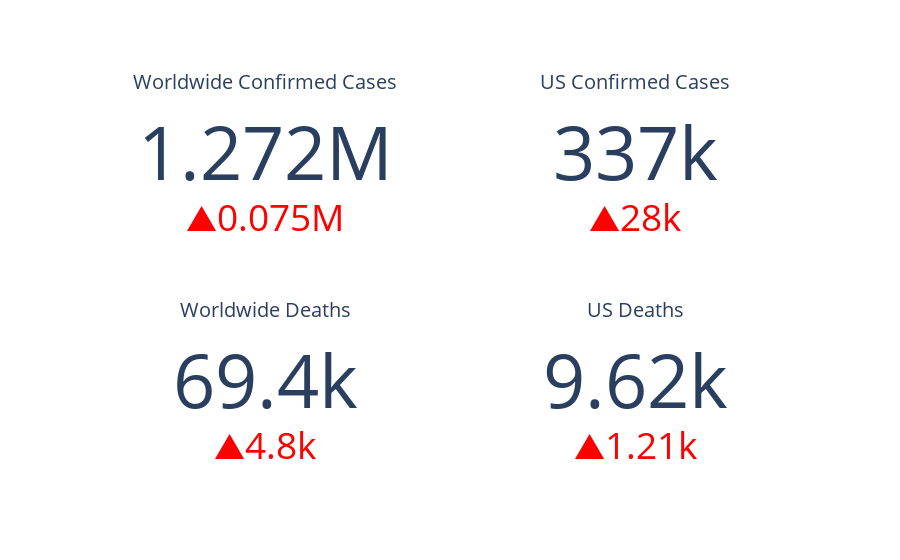

Write notebook code for a chart like this one.
### Markdown cell above
# Key Facts - World and US

### Code cell
trace1 = go.Indicator(
    mode = "number+delta",
    value = dfConfirmedGlobal.sum()[-1],
    delta = {'reference': dfConfirmedGlobal.sum()[-2], 
             'increasing':{'color':'red'},
             'decreasing':{'color':'green'}},
    title = {'text': "Worldwide Confirmed Cases"},
    domain = {'x': [0, 0.5], 'y': [0.6, 1]})

trace2 = go.Indicator(
    mode = "number+delta",
    value = dfConfirmedUSStates.sum()[-1],
    delta = {'reference': dfConfirmedUSStates.sum()[-2], 
             'increasing':{'color':'red'},
             'decreasing':{'color':'green'}},
    title = {'text': "US Confirmed Cases"},
    domain = {'x': [0.5, 1], 'y': [0.6, 1]})


trace5 = go.Indicator(
    mode = "number+delta",
    value = dfDeathsGlobal.sum()[-1],
    delta = {'reference': dfDeathsGlobal.sum()[-2], 
             'increasing':{'color':'red'},
             'decreasing':{'color':'green'}},
    title = {'text': "Worldwide Deaths"},
    domain = {'x': [0, 0.5], 'y': [0, 0.4]})

trace6 = go.Indicator(
    mode = "number+delta",
    value = dfDeathsUSStates.sum()[-1],
    delta = {'reference': dfDeathsUSStates.sum()[-2], 
             'increasing':{'color':'red'},
             'decreasing':{'color':'green'}},
    title = {'text': "US Deaths"},
    domain = {'x': [0.5, 1], 'y': [0, 0.4]})

data = [trace1, trace2, trace5, trace6]
py.iplot(dict(data=data))

### Figure 1 — Plotly figure (JSON) as saved in the notebook; plotly's stock layout.template omitted (floating-point values rounded to 4 significant figures)
{"data": [{"delta": {"decreasing": {"color": "green"}, "increasing": {"color": "red"}, "reference": 1197405}, "domain": {"x": [0, 0.5], "y": [0.6, 1]}, "mode": "number+delta", "title": {"text": "Worldwide Confirmed Cases"}, "type": "indicator", "value": 1272115}, {"delta": {"decreasing": {"color": "green"}, "increasing": {"color": "red"}, "reference": 308845}, "domain": {"x": [0.5, 1], "y": [0.6, 1]}, "mode": "number+delta", "title": {"text": "US Confirmed Cases"}, "type": "indicator", "value": 337065}, {"delta": {"decreasing": {"color": "green"}, "increasing": {"color": "red"}, "reference": 64606}, "domain": {"x": [0, 0.5], "y": [0, 0.4]}, "mode": "number+delta", "title": {"text": "Worldwide Deaths"}, "type": "indicator", "value": 69374}, {"delta": {"decreasing": {"color": "green"}, "increasing": {"color": "red"}, "reference": 8407}, "domain": {"x": [0.5, 1], "y": [0, 0.4]}, "mode": "number+delta", "title": {"text": "US Deaths"}, "type": "indicator", "value": 9619}], "layout": {}}
